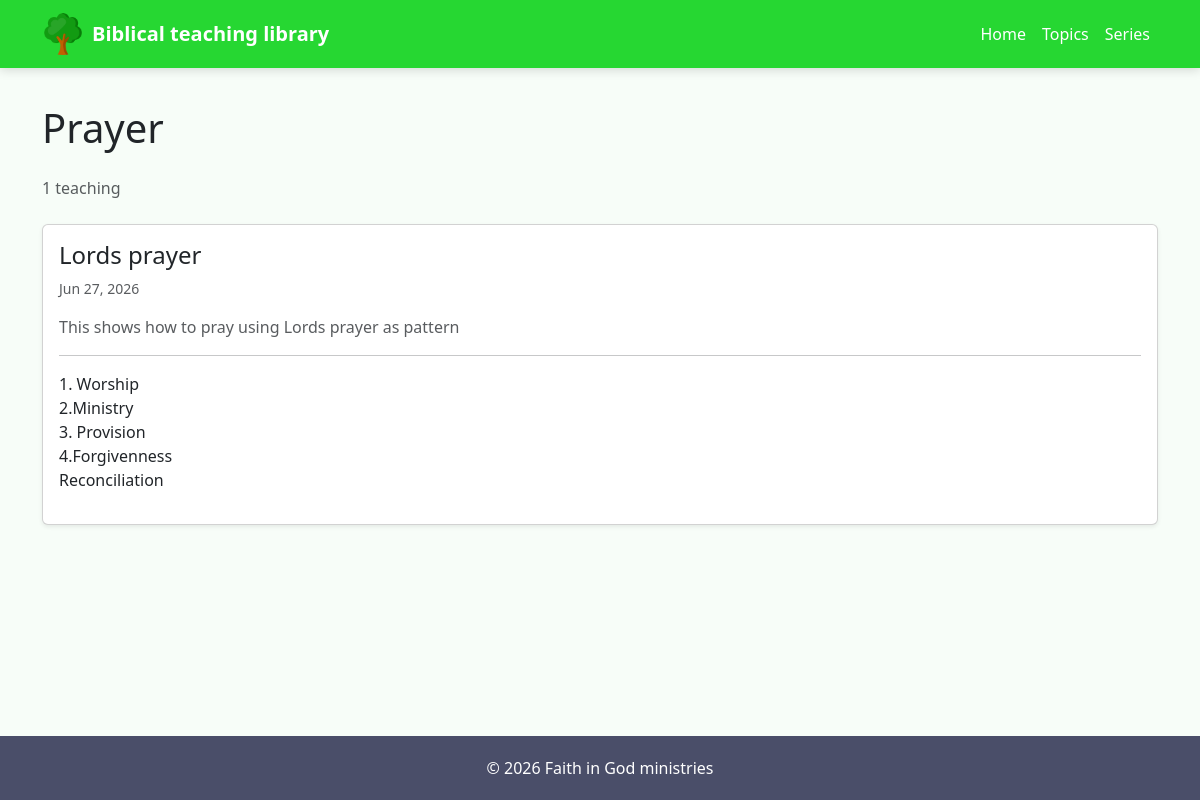
Screenshot of /topics/Prayer/ with the database file from the repository.
### content/models.py (models this page shows, shortened)
class Topic(models.Model):
    name = models.CharField(max_length=100, unique=True)
    slug = models.SlugField(unique=True, blank=True)
    description = models.TextField(blank=True)
    class Meta:
        ordering = ["name"]

class Teaching(models.Model):
    title = models.CharField(max_length=255)
    slug = models.SlugField(unique=True, blank=True)
    summary = models.TextField(blank=True)
    content = models.TextField()
    topic = models.ForeignKey(
        Topic,
        on_delete=models.SET_NULL,
        null=True,
        blank=True,
        related_name="teachings"
    )
    series = models.ForeignKey(
        Series,
        on_delete=models.SET_NULL,
        null=True,
        blank=True,
        related_name="teachings"
    )
    tags = models.ManyToManyField(
        Tag,
        blank=True,
        related_name="teachings"
    )
    scripture_reference = models.CharField(
        max_length=255,
        blank=True,
        help_text="Example: Romans 8, John 3:16"
    )
    featured_image = models.ImageField(
        upload_to="teachings/",
        blank=True,
        null=True
    )
    is_published = models.BooleanField(default=True)
    published_at = models.DateTimeField(auto_now_add=True)
    updated_at = models.DateTimeField(auto_now=True)
    class Meta:
        ordering = ["-published_at"]

### content/views.py (the view)
# urls.py: path("topics/<slug:slug>/", views.topic_detail, name="topic_detail"),
def topic_detail(request, slug):
    topic = get_object_or_404(Topic, slug=slug)
    teachings = topic.teachings.filter(
        is_published=True
    ).order_by("-published_at")
    return render(
        request,
        "content/topic_detail.html",
        {
            "topic": topic,
            "teachings": teachings,
        }
    )

### content/templates/content/topic_detail.html (shortened to what this page needs)
{% extends "base.html" %}
{% block content %}
<h1 class="mb-4">{{ topic.name }}</h1>
{% if teachings %}
    <div class="mb-4 text-muted">
        {{ teachings|length }} teaching{{ teachings|length|pluralize }}
    </div>
    {% for teaching in teachings %}
        <div class="card mb-4 shadow-sm">
            <div class="card-body">
                <h4 class="card-title mb-2">
                    {{ teaching.title }}
                </h4>
                <div class="text-muted small mb-3">
                    <span>
                        {{ teaching.published_at|date:"M d, Y" }}
                    </span>
                </div>
                {% if teaching.summary %}
                    <p class="text-muted">
                        {{ teaching.summary }}
                    </p>
                {% endif %}
                <hr>
                <div class="teaching-content">
                    {{ teaching.content|linebreaks }}
                </div>
            </div>
        </div>
    {% endfor %}
{% else %}
    <div class="alert alert-info">
        No teachings have been added for this topic yet.
    </div>
{% endif %}
{% endblock %}

### templates/base.html (style rules this page uses)
body { padding-top:80px; background:#f7fdf8; min-height:100vh; display:flex; flex-direction:column; font-family:'Segoe UI',sans-serif; }

### rows the page displays
Topic: name "Prayer"
Teaching: title "Lords prayer", published_at "Jun 27, 2026", summary "This shows how to pray using Lords prayer as pattern", content "1. Worship 2.Ministry 3. Provision 4.Forgivenness Reconciliation"

### other values shown
{{ teachings|length }} "1"
